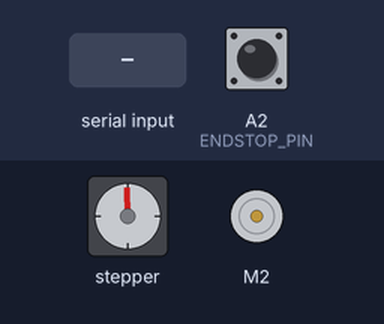
Recording of a sketch running on a simulated Arduino Uno, built with avr-gcc and run on an emulated ATmega328P. On the bench: stepper motor, DC motor (green arrow = forward, orange = backward, longer = faster). Wiring (inferred from the names in the program): stepper motor driver (200 steps per turn assumed): step A4; direction A3. The inputs (shaded band) are chosen by the test bench; at power-on: A2 (ENDSTOP_PIN) HIGH.

Above: at 1.7 s.
1.8 s: "H" received over the second serial link
At 2.7 s:
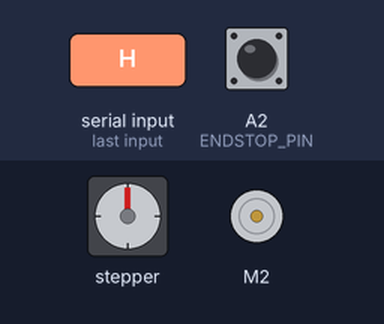
3.3 s: "w" received over the second serial link
At 6.2 s:
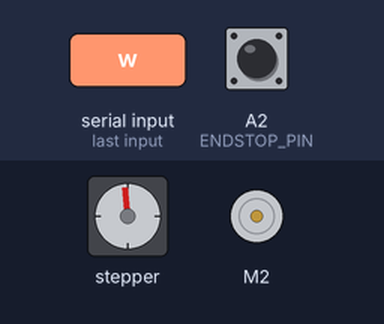
6.3 s: "?" received over the second serial link
At 6.84 s:
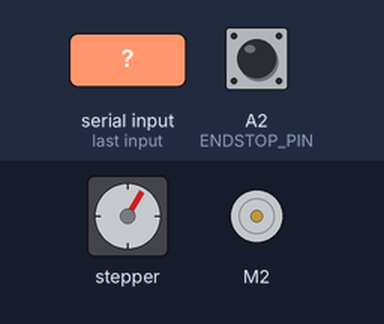
Timing chart, 0 to 15.1 s (numbered marks = the images above; inputs shaded):
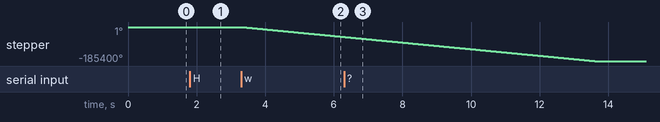

Measured:
- after the input at 3.3 s, stepper: keeps turning counter-clockwise at about 18001°/s, starting at once

The sketch:

ScanboothFirmware.ino
```cpp
// Commented heavily for teaching purposes.

#include <AFMotor.h>
#include <SoftwareSerial.h>
#include <TimerOne.h>

// Pin definitions
#define STEP_PIN A4
#define DIR_PIN A3
#define ENDSTOP_PIN A2

// AF Motor Shield Port
#define TURNTABLE_PORT 2

// Various constraints
#define STEP_MAX_SPEED 100
#define STEP_MIN_SPEED 4000
#define CAM_HEIGHT 103000

// Define classes for controlling the turntable motor and the bluetooth module.
AF_DCMotor turntableMotor(TURNTABLE_PORT);
SoftwareSerial bluetoothMate(A1, A0);

// Some misc state variables
boolean homing = false;
boolean stepperOn = false;
boolean stepSpeed = 1;
boolean stepDirection = HIGH;
long stepCount = 0;

// This is the core of the stepping routine. This is called by the timer
// interrupt service routine which is initialized using the Timer1 helper
// library.
void doStep()
{
   // If we're in a homing state, ignore all other stepping function and
   // and just keep going until we hit an endstop.
   if (homing) {
     // Forces the direction (up in our case)
     digitalWrite(DIR_PIN, HIGH);
     // Reads
     if (digitalRead(ENDSTOP_PIN) == HIGH) {
       homing = false;
       stepperOn = false;
       stepCount = 0;
     }

     digitalWrite(STEP_PIN, LOW);
     digitalWrite(STEP_PIN, HIGH);
    return;
   }

   if (!stepperOn)
     return;

   if (stepCount >= CAM_HEIGHT && stepDirection == LOW) {
     stepperOn = false;
     return;
  }

   if (stepCount <= 0 && stepDirection == HIGH) {
     stepperOn = false;
     return;
   }

   if (stepDirection == HIGH && digitalRead(ENDSTOP_PIN) == HIGH) {
     // Endstop pressed.
     stepperOn = false;
     stepCount = 0;
   } else {
     if (stepDirection == HIGH)
       stepCount--;
     else
       stepCount++;

     digitalWrite(STEP_PIN, LOW);
     digitalWrite(STEP_PIN, HIGH);
   }
}

void setup()
{
  // The normal Arduino serial connection over it's USB port.
  Serial.begin(9600);

  // Software Serial for RN42 Bluetooth
  // By default the SparkFun RN42 Bluetooth module works at 115200 baud.
  // We then throw three $ into it in order to trigger command mode.
  bluetoothMate.begin(115200);
  bluetoothMate.print("$");
  bluetoothMate.print("$");
  bluetoothMate.print("$");
  // Small delay while it enters command mode.
  delay(500);
  // Send the command to set it's baud to 9600 no parity.
  bluetoothMate.println("U,9600,N");
  // Change baud to 9600.
  bluetoothMate.begin(9600);

  // Setup the pins we use as either OUTPUT or INPUT.

  pinMode(STEP_PIN, OUTPUT);
  pinMode(DIR_PIN, OUTPUT);
  pinMode(ENDSTOP_PIN, INPUT);

  // In Arduino, output HIGH to a pin thats set to be an INPUT triggers a special
  // feature that turns on the atmega chips internal pullup resistor. The pullup
  // keeps the logic high when there is no active input, it prevents noise/interference
  // from causing the input to flip high/low randomly.
  digitalWrite(ENDSTOP_PIN, HIGH);

  // Set initial direction
  digitalWrite(STEP_PIN, stepDirection);

  // Setup Stepper Timer Handler
  // We initialize it at 100 microseconds. (uS)
  Timer1.initialize(100);
  // We tell it to call the function doStep() everytime the timer is reached.
  Timer1.attachInterrupt(doStep);

  // Set the motor to full duty cycle for the PWM (255)
  turntableMotor.setSpeed(255);
  // Make sure motor is stopped and released.
  turntableMotor.run(RELEASE);
}

int sCmd;
int lCmd;
int cameraDir = FORWARD;
int turntableDir = FORWARD;
int turntableSpeed = 255;

// The main program loop. The Arduino environment constructs its own main()
// that does initializations and calls setup() and then ultimately runs loop()
// in a loop.
void loop()
{
  // Here we check if there is any data available on the bluetooth channel.
  // If there is, we read it in.
  if (bluetoothMate.available()) {
    lCmd = sCmd;
    sCmd = bluetoothMate.read();
  } else {
    sCmd = 0;
  }

  // Single command handler. Each command is listed in the case statement.
  // Pressing the character contained in it will do the resulting functionality.
  switch (sCmd) {
    case '?':
      bluetoothMate.print("Available Commands:\r\n");
      bluetoothMate.print("\r\n");
      bluetoothMate.print("p - Display current step count.\r\n");
      bluetoothMate.print("- - Decrease turntable speed.\r\n");
      bluetoothMate.print("= - Increase turntable speed.\r\n");
      bluetoothMate.print("] - Increase camera drive speed.\r\n");
      bluetoothMate.print("[ - Decrease camera drive speed.\r\n");
      bluetoothMate.print("H - Home camera drive.\r\n");
      bluetoothMate.print("w - Move camera drive up.\r\n");
      bluetoothMate.print("s - Move camera drive down.\r\n");
      bluetoothMate.print("x - Stop camera drive.\r\n");
      bluetoothMate.print("a - Move turntable forward.\r\n");
      bluetoothMate.print("d - Move turntable backwards.\r\n");
      bluetoothMate.print("z - Stop turntable drive.\r\n");
      bluetoothMate.print("\r\n");
      break;
    case 'p':
      bluetoothMate.print("Step Count: ");
      bluetoothMate.print(stepCount);
      bluetoothMate.print("\r\n");
      break;
    case '-':
      if (turntableSpeed <= 5)
        turntableSpeed = 0;
      else
        turntableSpeed -= 5;

      bluetoothMate.print("Speed now ");
      bluetoothMate.print(turntableSpeed);
      bluetoothMate.print("\r\n");

      turntableMotor.setSpeed(turntableSpeed);
      break;
    case ']':
      if (stepSpeed <= 1)
        stepSpeed = 1;
      else
        stepSpeed -= 1;

      Timer1.setPeriod(100 * stepSpeed);
      bluetoothMate.print("Stepper speed: ");
      bluetoothMate.print(stepSpeed);
      bluetoothMate.print("\r\n");
      break;
    case '[':
      if (stepSpeed >= 30)
        stepSpeed = 30;
      else
        stepSpeed += 1;

      Timer1.setPeriod(100 * stepSpeed);
      bluetoothMate.print("Stepper speed: ");
      bluetoothMate.print(stepSpeed);
      bluetoothMate.print("\r\n");
      break;
    case 'H':
      homing = true;
      stepSpeed = 1;
      break;
    case 'w':
      stepDirection = LOW;
      digitalWrite(DIR_PIN, LOW);
      stepperOn = true;
      break;
    case 's':
      stepDirection = HIGH;
      digitalWrite(DIR_PIN, HIGH);
      stepperOn = true;

      break;
    case 'x':
      stepperOn = false;
      break;
    case '=':
      if (turntableSpeed >= 250)
        turntableSpeed = 255;
      else
        turntableSpeed += 5;

      bluetoothMate.print("Speed now ");
      bluetoothMate.print((int)turntableSpeed, DEC);
      bluetoothMate.print("\r\n");

      turntableMotor.setSpeed(turntableSpeed);
      break;
    case 'a':
      turntableDir = BACKWARD;
      turntableMotor.run(BACKWARD);
      break;
    case 'd':
      turntableDir = FORWARD;
      turntableMotor.run(FORWARD);
      break;
    case 'z':
      turntableMotor.run(RELEASE);
      break;
  }
}
```
